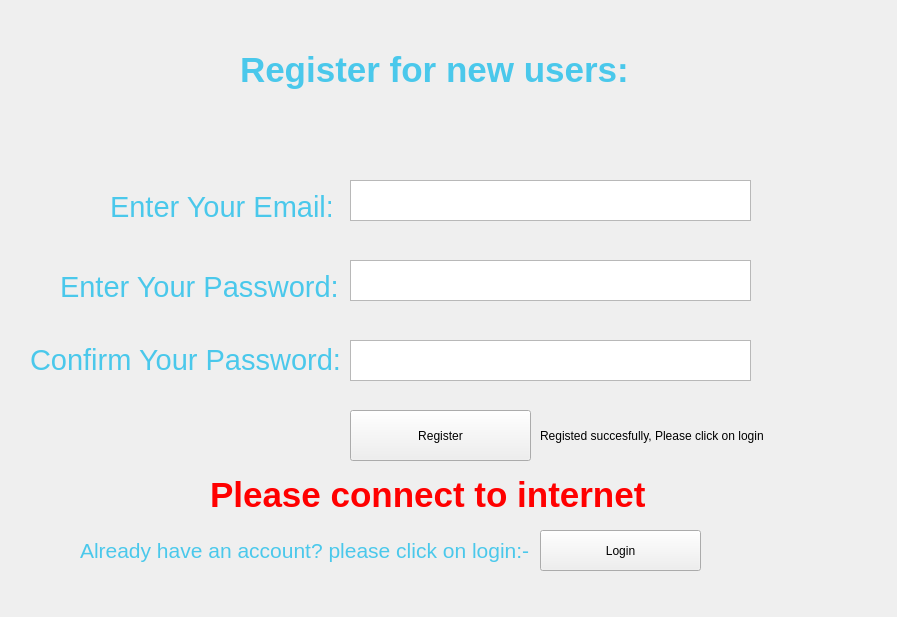
<?xml version="1.0" encoding="UTF-8"?>
<ui version="4.0">
 <class>Form</class>
 <widget class="QWidget" name="Form">
  <property name="geometry">
   <rect>
    <x>0</x>
    <y>0</y>
    <width>897</width>
    <height>617</height>
   </rect>
  </property>
  <property name="windowTitle">
   <string>Form</string>
  </property>
  <widget class="QLabel" name="Background_Label">
   <property name="geometry">
    <rect>
     <x>0</x>
     <y>-20</y>
     <width>941</width>
     <height>681</height>
    </rect>
   </property>
   <property name="text">
    <string/>
   </property>
   <property name="pixmap">
    <pixmap>GUI Assets/login form.jpg</pixmap>
   </property>
  </widget>
  <widget class="QLabel" name="Email_text">
   <property name="geometry">
    <rect>
     <x>110</x>
     <y>190</y>
     <width>221</width>
     <height>31</height>
    </rect>
   </property>
   <property name="text">
    <string>&lt;html&gt;&lt;head/&gt;&lt;body&gt;&lt;p&gt;&lt;span style=&quot; font-size:22pt; color:#4ac8eb;&quot;&gt;Enter Your Email:&lt;/span&gt;&lt;/p&gt;&lt;/body&gt;&lt;/html&gt;</string>
   </property>
  </widget>
  <widget class="QLabel" name="Password_label">
   <property name="geometry">
    <rect>
     <x>60</x>
     <y>270</y>
     <width>281</width>
     <height>31</height>
    </rect>
   </property>
   <property name="text">
    <string>&lt;html&gt;&lt;head/&gt;&lt;body&gt;&lt;p&gt;&lt;span style=&quot; font-size:22pt; color:#4ac8eb;&quot;&gt;Enter Your Password:&lt;/span&gt;&lt;/p&gt;&lt;/body&gt;&lt;/html&gt;</string>
   </property>
  </widget>
  <widget class="QTextEdit" name="Email_user_input">
   <property name="geometry">
    <rect>
     <x>350</x>
     <y>180</y>
     <width>401</width>
     <height>41</height>
    </rect>
   </property>
  </widget>
  <widget class="QTextEdit" name="Password_user_input">
   <property name="geometry">
    <rect>
     <x>350</x>
     <y>260</y>
     <width>401</width>
     <height>41</height>
    </rect>
   </property>
  </widget>
  <widget class="QPushButton" name="Register_button">
   <property name="geometry">
    <rect>
     <x>350</x>
     <y>410</y>
     <width>181</width>
     <height>51</height>
    </rect>
   </property>
   <property name="text">
    <string>Register</string>
   </property>
   <property name="iconSize">
    <size>
     <width>20</width>
     <height>20</height>
    </size>
   </property>
  </widget>
  <widget class="QLabel" name="Heading_label">
   <property name="geometry">
    <rect>
     <x>240</x>
     <y>10</y>
     <width>421</width>
     <height>121</height>
    </rect>
   </property>
   <property name="text">
    <string>&lt;html&gt;&lt;head/&gt;&lt;body&gt;&lt;p&gt;&lt;span style=&quot; font-size:26pt; font-weight:600; color:#4ac8eb;&quot;&gt;Register for new users:&lt;/span&gt;&lt;/p&gt;&lt;/body&gt;&lt;/html&gt;</string>
   </property>
  </widget>
  <widget class="QLabel" name="Login_label">
   <property name="geometry">
    <rect>
     <x>80</x>
     <y>490</y>
     <width>711</width>
     <height>121</height>
    </rect>
   </property>
   <property name="text">
    <string>&lt;html&gt;&lt;head/&gt;&lt;body&gt;&lt;p&gt;&lt;span style=&quot; font-size:16pt; color:#4ac8eb;&quot;&gt;Already have an account? please click on login:-&lt;/span&gt;&lt;/p&gt;&lt;/body&gt;&lt;/html&gt;</string>
   </property>
  </widget>
  <widget class="QPushButton" name="Login_Button">
   <property name="geometry">
    <rect>
     <x>540</x>
     <y>530</y>
     <width>161</width>
     <height>41</height>
    </rect>
   </property>
   <property name="text">
    <string>Login</string>
   </property>
   <property name="iconSize">
    <size>
     <width>20</width>
     <height>20</height>
    </size>
   </property>
  </widget>
  <widget class="QTextEdit" name="Confirm_Passoword_user_input">
   <property name="geometry">
    <rect>
     <x>350</x>
     <y>340</y>
     <width>401</width>
     <height>41</height>
    </rect>
   </property>
  </widget>
  <widget class="QLabel" name="confirm_password_label">
   <property name="geometry">
    <rect>
     <x>30</x>
     <y>340</y>
     <width>311</width>
     <height>41</height>
    </rect>
   </property>
   <property name="text">
    <string>&lt;html&gt;&lt;head/&gt;&lt;body&gt;&lt;p&gt;&lt;span style=&quot; font-size:22pt; color:#4ac8eb;&quot;&gt;Confirm Your Password:&lt;/span&gt;&lt;/p&gt;&lt;/body&gt;&lt;/html&gt;</string>
   </property>
  </widget>
  <widget class="QLabel" name="Hidden_thing">
   <property name="geometry">
    <rect>
     <x>540</x>
     <y>400</y>
     <width>351</width>
     <height>71</height>
    </rect>
   </property>
   <property name="text">
    <string>Registed succesfully, Please click on login</string>
   </property>
  </widget>
  <widget class="QLabel" name="internet">
   <property name="enabled">
    <bool>true</bool>
   </property>
   <property name="geometry">
    <rect>
     <x>210</x>
     <y>470</y>
     <width>581</width>
     <height>51</height>
    </rect>
   </property>
   <property name="text">
    <string>&lt;html&gt;&lt;head/&gt;&lt;body&gt;&lt;p&gt;&lt;span style=&quot; font-size:26pt; font-weight:600; color:#ff0000;&quot;&gt;Please connect to internet&lt;/span&gt;&lt;/p&gt;&lt;/body&gt;&lt;/html&gt;</string>
   </property>
  </widget>
 </widget>
 <resources/>
 <connections/>
</ui>
